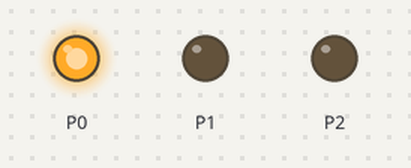
A program run on a simulated BBC micro:bit running MicroPython. Shown: output pins drawn as LEDs (lit = HIGH).

Above: at 3.5 s.
At 8.5 s:
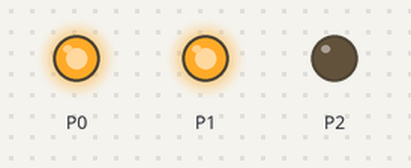
At 13.5 s:
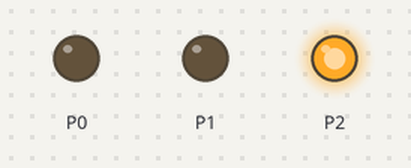
At 18.5 s:
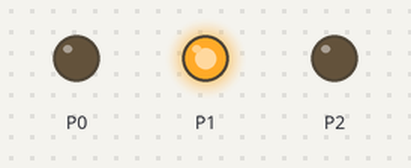
Timing chart, 0 to 26.0 s (numbered marks = the images above):
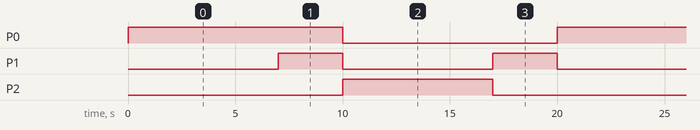

The program:

semafor_alt.py
```python
from microbit import *

3
# Sekoja podterka vo terka 'podobro' pretstavuva opis na edna faza
# rabotenje_na semaforot, i toa: prvite tri broja po red kazuvaat dali
# crvena, zolto i zeleno se vkluceni vo taa faza,
# a cetvrtiot broj e traenje na fazata vo milisekundi
boje = (
    (1, 0, 0, 7000),  # crveno
    (1, 1, 0, 3000),  # crveno i zolto
    (0, 0, 1, 7000),  # zeleno
    (0, 1, 0, 3000)  # samo zolto
)
while True:
    for signal_za_crveno, signal_za_zolto, signal_za_zeleno, t in boje:
        pin0.write_digital(signal_za_crveno)
        pin1.write_digital(signal_za_zolto)
        pin2.write_digital(signal_za_zeleno)
        sleep(t)
```

Measured:
- by itself, P0: alternates HIGH for 10.0 s and LOW for 10.0 s
- by itself, P1: alternates HIGH for 3.0 s and LOW for 7.0 s
- by itself, P2: alternates HIGH for 7.0 s and LOW for 13.0 s
